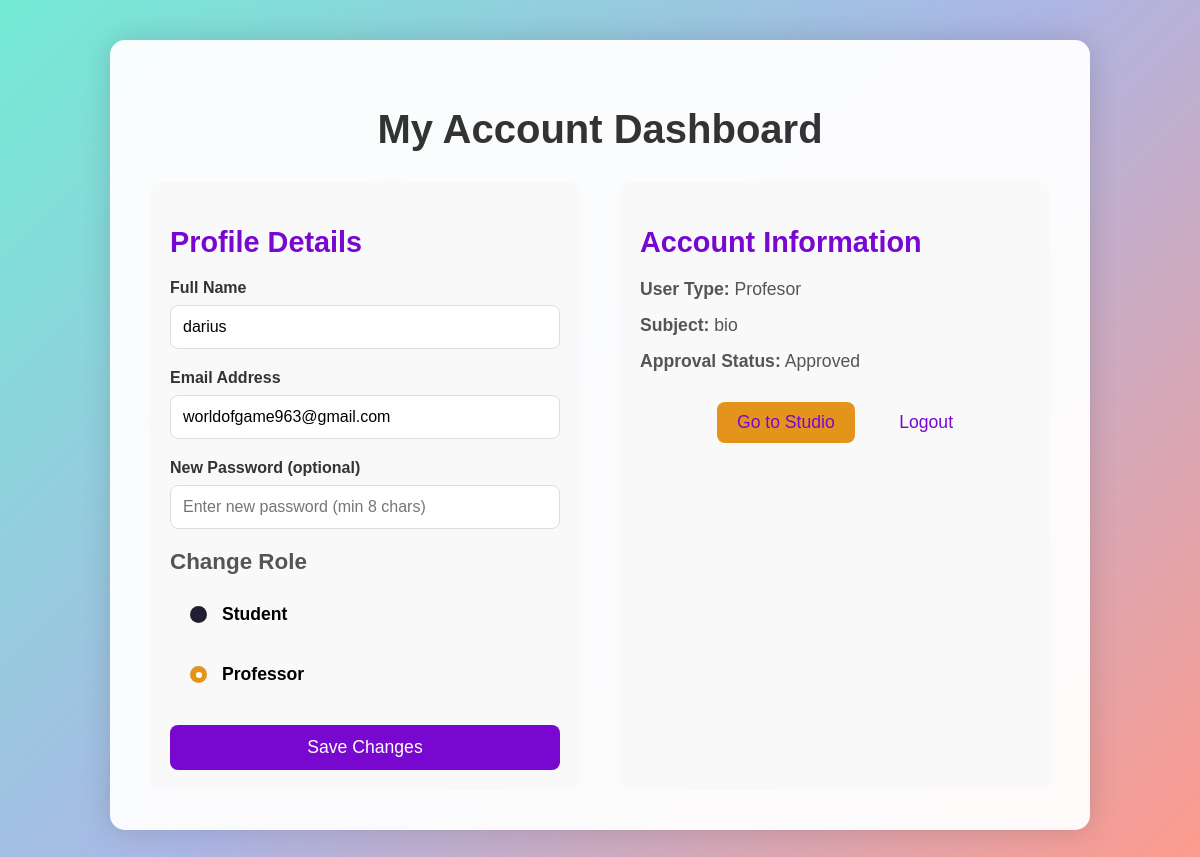
Page /account (signed in) on the earlier database version.
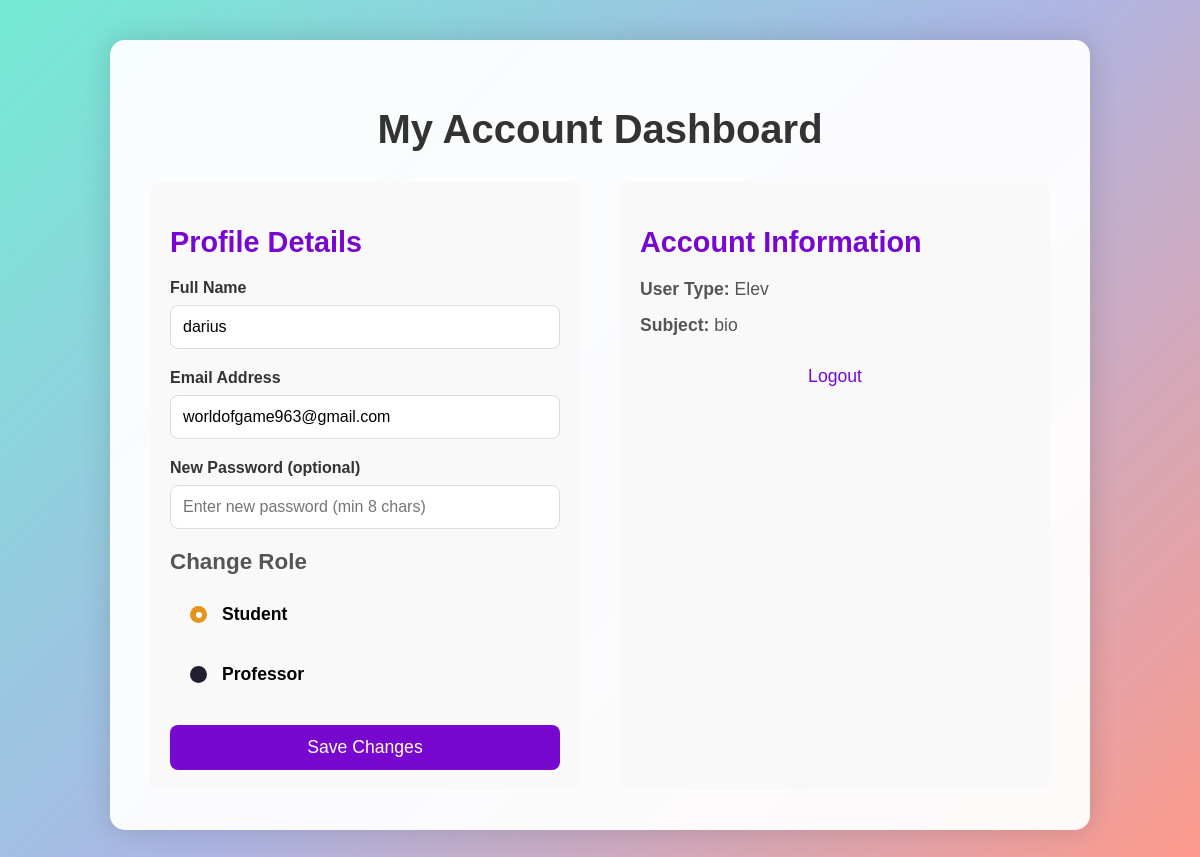
Same page on the later database version.
### models.py (models this page shows, shortened)
class User(db.Model, UserMixin):
    id = db.Column(db.Integer, primary_key=True)
    email = db.Column(db.String(120), unique=True, nullable=False)
    password = db.Column(db.String(120), nullable=False)
    name = db.Column(db.String(120), nullable=True)
    is_admin = db.Column(db.Boolean, default=False)
    user_type = db.Column(db.String(50), nullable=True)
    subject = db.Column(db.String(120), nullable=True)
    is_professor_approved = db.Column(db.Boolean, default=False)
    verification_token = db.Column(db.String(36), nullable=True)
    is_verified = db.Column(db.Boolean, default=False)
    last_login = db.Column(db.DateTime, nullable=True)
    @property
    def is_authenticated(self):
        return True

### AccountPage/routes.py (the view, shortened to what this page needs)
@account_bp.route('/account', methods=['GET', 'POST'])
@login_required
def account():
    user = User.query.get(current_user.id)
    if not user:
        flash('User not found.', 'error')
        return redirect(url_for('landing.index'))
    return render_template('account.html', user=user)

### app.py (called while the page is built)
@login_manager.user_loader
def load_user(user_id):
    user = User.query.get(int(user_id))
    if user and 'user_id' in session:
        user.last_login = datetime.utcnow()
        db.session.commit()
    return user

@app.after_request
def add_header(response):
    response.headers['Cache-Control'] = 'no-store, no-cache, must-revalidate, post-check=0, pre-check=0, max-age=0'
    response.headers['Pragma'] = 'no-cache'
    response.headers['Expires'] = '-1'
    if 'user_id' in session:
        response.set_cookie('logged_in', 'true', max_age=3600, httponly=True)
    else:
        response.set_cookie('logged_in', 'false', max_age=3600, httponly=True)
    return response

### Templates/account.html (shortened to what this page needs)
{% extends "account_base.html" %}
{% block content %}
    <h1>My Account Dashboard</h1>
    <div class="account-wrapper">
        <div class="profile-section">
            <h2>Profile Details</h2>
            <form method="POST">
                <div class="form-group">
                    <label for="name">Full Name</label>
                    <input type="text" id="name" name="name" value="{{ user.name or '' }}" required>
                </div>
                <div class="form-group">
                    <label for="email">Email Address</label>
                    <input type="email" id="email" name="email" value="{{ user.email }}" required>
                </div>
                <div class="form-group">
                    <label for="password">New Password (optional)</label>
                    <input type="password" id="password" name="password" placeholder="Enter new password (min 8 chars)">
                </div>
                <h3>Change Role</h3>
                <div class="radio-input">
                    <label class="label">
                        <input type="radio" id="elev" name="value-radio" value="elev" {% if user.user_type == 'elev' %}checked{% endif %}>
                        <p class="text">Student</p>
                    </label>
                    <label class="label">
                        <input type="radio" id="profesor" name="value-radio" value="profesor" {% if user.user_type == 'profesor' %}checked{% endif %}>
                        <p class="text">Professor</p>
                    </label>
                </div>
                <button type="submit">Save Changes</button>
            </form>
        </div>
        <div class="info-section">
            <h2>Account Information</h2>
            <p><strong>User Type:</strong> {{ user.user_type|capitalize or 'Not set' }}</p>
            <p><strong>Subject:</strong> {{ user.subject or 'Not set' }}</p>
            {% if user.user_type == 'profesor' %}
                <p><strong>Approval Status:</strong>
                    {% if user.is_professor_approved %}Approved{% else %}Pending Approval{% endif %}
                </p>
            {% endif %}
            <div class="actions">
                {% if user.user_type == 'profesor' and user.is_professor_approved %}
                    <a href="{{ url_for('studio.studio') }}" class="studio-link">Go to Studio</a>
                {% endif %}
                <a href="{{ url_for('login.logout') }}" class="logout-link">Logout</a>
            </div>
        </div>
    </div>
{% endblock %}

### Templates/account_base.html (shortened to what this page needs)
<!DOCTYPE html>
<html lang="en">
<head>
    <link rel="stylesheet" href="{{ url_for('account.static', filename='style.css') }}">
</head>
<body>
    <div class="container">
        {% block content %}{% endblock %}
    </div>
</body>
</html>

### static/account/style.css (style rules this page uses)
body { background: linear-gradient(135deg, #74ebd5, #acb6e5, #ff9a8b); min-height: 100vh; margin: 0; padding: 40px; font-family: Arial, sans-serif; }
.container { background: rgba(255, 255, 255, 0.95); padding: 40px; border-radius: 15px; max-width: 900px; margin: 0 auto; box-shadow: 0 0 30px rgba(0, 0, 0, 0.15); }
h1 { text-align: center; color: #333; font-size: 2.5em; margin-bottom: 30px; }
.account-wrapper { display: flex; gap: 40px; }
.profile-section, .info-section { flex: 1; padding: 20px; background: #f9f9f9; border-radius: 10px; }
h2 { color: #7808d0; font-size: 1.8em; margin-bottom: 20px; }
h3 { color: #555; font-size: 1.4em; margin-top: 20px; margin-bottom: 15px; }
.form-group { margin: 20px 0; }
label { display: block; margin-bottom: 8px; font-weight: bold; color: #333; }
input[type="text"], input[type="email"], input[type="password"] { width: 100%; padding: 12px; border: 1px solid #ddd; border-radius: 8px; box-sizing: border-box; font-size: 1em; }
button { background: #7808d0; color: white; padding: 12px 25px; border: none; border-radius: 8px; cursor: pointer; width: 100%; margin-top: 25px; font-size: 1.1em; transition: background 0.3s; }
.info-section p { margin: 15px 0; color: #555; font-size: 1.1em; }
.actions { margin-top: 30px; text-align: center; }
.actions a { color: #7808d0; text-decoration: none; font-size: 1.1em; margin: 0 20px; }
.radio-input { display: flex; flex-direction: column; gap: 10px; }
.radio-input * { box-sizing: border-box; padding: 0; margin: 0; }
.radio-input label { display: flex; align-items: center; gap: 15px; padding: 0 20px; width: 220px; cursor: pointer; height: 50px; position: relative; }
.radio-input label::before { position: absolute; content: ""; top: 50%; left: 50%; transform: translate(-50%, -50%); width: 220px; height: 45px; z-index: -1; transition: all 0.3s cubic-bezier(0.68, -0.55, 0.265, 1.55); border-radius: 10px; border: 2px solid transparent; }
.radio-input .label:has(input:checked)::before { background-color: #3b2400; border-color: white; height: 50px; }
.radio-input .label .text { color: #000000; font-size: 1.1em; }
.radio-input .label input[type="radio"] { background-color: #202030; appearance: none; width: 17px; height: 17px; border-radius: 50%; display: flex; justify-content: center; align-items: center; }
.radio-input .label input[type="radio"]:checked { background-color: #e4941b; animation: pulse 0.7s forwards; }
.radio-input .label input[type="radio"]::before { content: ""; width: 6px; height: 6px; border-radius: 50%; transition: all 0.1s cubic-bezier(0.165, 0.84, 0.44, 1); background-color: #fff; transform: scale(0); }
.radio-input .label input[type="radio"]:checked::before { transform: scale(1); }

Differences in the rows shown:
changed User "bio": user_type "☐ Student" → "☑ Student"; user_type "☑ Professor" → "☐ Professor"; user_type "Profesor" → "Elev"
Other differences:
text no longer shown: "Approval Status: Approved Go to Studio"
